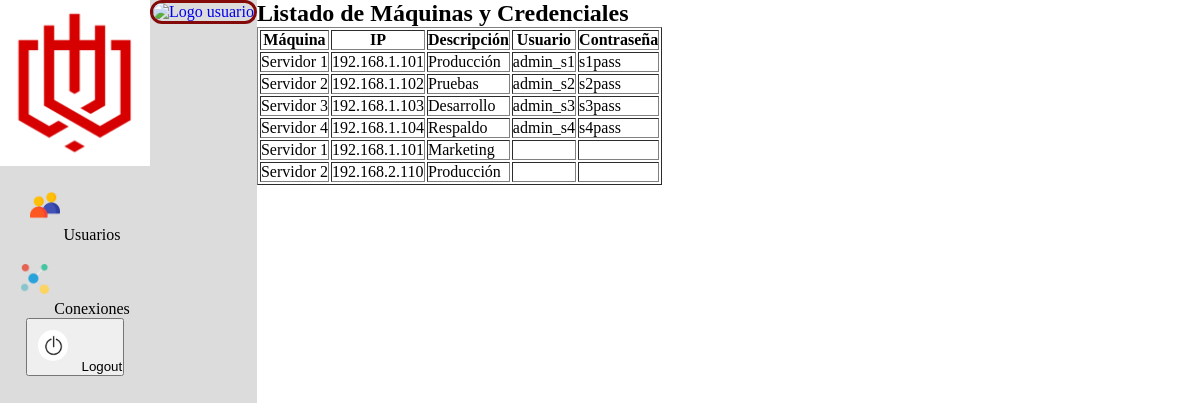
Page /modificaciones1.php (signed in) on the committed database.
### tables this page shows
CREATE TABLE credenciales (
    id INT AUTO_INCREMENT PRIMARY KEY,
    id_maquina INT NOT NULL,
    usuario_maquina VARCHAR(100) NOT NULL,
    contraseña TEXT NOT NULL,
    creada_en TIMESTAMP DEFAULT CURRENT_TIMESTAMP,
    FOREIGN KEY (id_maquina) REFERENCES maquinas(id) ON DELETE CASCADE
);

CREATE TABLE maquinas (
    id INT AUTO_INCREMENT PRIMARY KEY,
    nombre VARCHAR(100) NOT NULL,
    direccion_ip VARCHAR(45) NOT NULL,
    descripcion TEXT,
    creada_en TIMESTAMP DEFAULT CURRENT_TIMESTAMP
);

### modificaciones1.php (the view, shortened to what this page needs)
<?php
require 'conexion.php';
$usuario_id = $_SESSION['usuario_id'];
$stmtImagen = $conn->prepare("SELECT imagen FROM usuarios WHERE id = :id");
$stmtImagen->execute([':id' => $usuario_id]);
$imagenUsuario = $stmtImagen->fetchColumn();
?>
<!DOCTYPE html>
<html lang="es">
<head>
    <link rel="stylesheet" href="css/style.css">
    <link rel="stylesheet" href="css/principal.css">
</head>
<body>
    <div class="container">
        <aside id="menu">
            <ol>
                <li class="mn">
                    <a href="principal.php">
                        <img class="panel_l" src="img/logo.png" alt="Inicio">
                    </a>
                </li>
                <li>
                    <a href="usuarios.php">
                        <img class="panel_u" src="img/panel_usuarios3.png" alt="Usuarios">
                        <span class="menu-label">Usuarios</span>
                    </a>
                </li>
                <li class="submenu">
                    <a href="conexiones.php">
                        <img class="panel_c" src="img/panel_conexiones.png" alt="Conexiones">
                        <span class="menu-label">Conexiones</span>
                    </a>
                </li>
            </ol>
            <ol>
                <li>
                    <form action="desconexion.php" method="post">
                        <button type="submit">
                            <img class="panel_sup_d" src="img/panel_desconexion2.png" alt="Logout">
                            <span class="menu-label">Logout</span>
                        </button>
                    </form>
                </li>
            </ol>
        </aside>
        <div class="usu">
            <ol>
                <li class="usuario-logo">
                    <a href="#">
                        <img src="img/usuarios/<?php echo $imagenUsuario; ?>" alt="Logo usuario" class="foto_usuario">
                    </a>
                </li>
            </ol>
        </div>
        <div class="contenido-principal">
            <h2>Listado de Máquinas y Credenciales</h2>
            <?php
            $stmt = $conn->query("SELECT m.nombre, m.direccion_ip, m.descripcion, c.usuario_maquina, c.contraseña
                                  FROM maquinas m
                                  LEFT JOIN credenciales c ON m.id = c.id_maquina");
            echo "<table border='1' cellpadding='5'>";
            echo "<tr><th>Máquina</th><th>IP</th><th>Descripción</th><th>Usuario</th><th>Contraseña</th></tr>";
            while ($row = $stmt->fetch(PDO::FETCH_ASSOC)) {
                echo "<tr>
                        <td>{$row['nombre']}</td>
                        <td>{$row['direccion_ip']}</td>
                        <td>{$row['descripcion']}</td>
                        <td>{$row['usuario_maquina']}</td>
                        <td>{$row['contraseña']}</td>
                      </tr>";
            }
            echo "</table>";
            ?>
        </div>
    </div>
</body>
</html>

### css/style.css (style rules this page uses)
* { margin: 0; box-sizing: border-box; }
body, html { height: 100%; }
.container { display: flex; height: 100vh; }
.usu { background-color: gainsboro; text-align: end; }
aside { width: 100px; height: 800px; background-color: rgb(172, 0, 0); }
aside ol { list-style: none; margin: 0; padding: 0; text-align: center; }
.panel_l { margin-bottom: 50px; }
.panel_u { margin-bottom: 20px; margin-top: 20px; }
.panel_c { margin-bottom: 20px; margin-top: 20px; }
.panel_sup_d { border-radius: 50px; width: 30px; margin: 10px; padding: 0px; }
img { width: 70px; }
#menu { width: 60px; transition: width 0.3s ease; overflow: hidden; background-color: gainsboro; height: 100%; flex-shrink: 0; display: flex; flex-direction: column; align-items: center; justify-content: flex-start; }
.mn { width: 100%; display: flex; justify-content: center; align-items: center; }
#menu .panel_l { width: 100%; height: auto; transition: width 0.3s ease; margin: 0; }
#menu .panel_u, #menu .panel_c { width: 30px; height: 30px; }
.menu-label { opacity: 0; white-space: nowrap; transition: opacity 0.3s ease; color: black; }
a { text-decoration: none; }
.submenu { flex-direction: column; }
.foto_usuario { border-radius: 50px; border: 3px rgb(132, 9, 9) solid; }
.usuario-logo { position: relative; display: inline-block; cursor: pointer; }

### css/principal.css (style rules this page uses)
* { margin: 0; padding: 0; box-sizing: border-box; }

### rows in the picture
credenciales: id_maquina.nombre "Servidor 1", id_maquina.direccion_ip "192.168.1.101", id_maquina.descripcion "Producción", usuario_maquina "admin_s1", contraseña "s1pass"
credenciales: id_maquina.nombre "Servidor 2", id_maquina.direccion_ip "192.168.1.102", id_maquina.descripcion "Pruebas", usuario_maquina "admin_s2", contraseña "s2pass"
credenciales: id_maquina.nombre "Servidor 3", id_maquina.direccion_ip "192.168.1.103", id_maquina.descripcion "Desarrollo", usuario_maquina "admin_s3", contraseña "s3pass"
credenciales: id_maquina.nombre "Servidor 4", id_maquina.direccion_ip "192.168.1.104", id_maquina.descripcion "Respaldo", usuario_maquina "admin_s4", contraseña "s4pass"
maquinas: nombre "Servidor 1", direccion_ip "192.168.1.101", descripcion "Marketing"
maquinas: nombre "Servidor 2", direccion_ip "192.168.2.110", descripcion "Producción"
